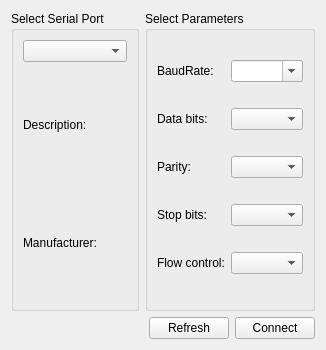
<?xml version="1.0" encoding="UTF-8"?>
<ui version="4.0">
 <class>settings</class>
 <widget class="QWidget" name="settings">
  <property name="geometry">
   <rect>
    <x>0</x>
    <y>0</y>
    <width>326</width>
    <height>350</height>
   </rect>
  </property>
  <property name="windowTitle">
   <string>Settings</string>
  </property>
  <layout class="QGridLayout" name="gridLayout_3">
   <item row="0" column="0">
    <widget class="QGroupBox" name="select_box">
     <property name="title">
      <string>Select Serial Port</string>
     </property>
     <layout class="QGridLayout" name="gridLayout">
      <item row="1" column="0">
       <widget class="QLabel" name="description_label">
        <property name="text">
         <string>Description:</string>
        </property>
       </widget>
      </item>
      <item row="0" column="0">
       <widget class="QComboBox" name="port_list"/>
      </item>
      <item row="2" column="0">
       <widget class="QLabel" name="manufacturer_label">
        <property name="text">
         <string>Manufacturer:</string>
        </property>
       </widget>
      </item>
     </layout>
    </widget>
   </item>
   <item row="0" column="1">
    <widget class="QGroupBox" name="parameter_box">
     <property name="title">
      <string>Select Parameters</string>
     </property>
     <layout class="QGridLayout" name="gridLayout_2">
      <item row="0" column="0">
       <widget class="QLabel" name="baudrate_label">
        <property name="text">
         <string>BaudRate:</string>
        </property>
       </widget>
      </item>
      <item row="0" column="1">
       <widget class="QComboBox" name="baudrate_box">
        <property name="editable">
         <bool>true</bool>
        </property>
        <property name="currentText">
         <string/>
        </property>
       </widget>
      </item>
      <item row="1" column="0">
       <widget class="QLabel" name="databits_label">
        <property name="text">
         <string>Data bits:</string>
        </property>
       </widget>
      </item>
      <item row="1" column="1">
       <widget class="QComboBox" name="databits_box"/>
      </item>
      <item row="2" column="0">
       <widget class="QLabel" name="parity_label">
        <property name="text">
         <string>Parity:</string>
        </property>
       </widget>
      </item>
      <item row="2" column="1">
       <widget class="QComboBox" name="parity_box"/>
      </item>
      <item row="3" column="0">
       <widget class="QLabel" name="stopbits_label">
        <property name="text">
         <string>Stop bits:</string>
        </property>
       </widget>
      </item>
      <item row="3" column="1">
       <widget class="QComboBox" name="stopbits_box"/>
      </item>
      <item row="4" column="0">
       <widget class="QLabel" name="flowcontrol_label">
        <property name="text">
         <string>Flow control:</string>
        </property>
       </widget>
      </item>
      <item row="4" column="1">
       <widget class="QComboBox" name="flowcontrol_box"/>
      </item>
     </layout>
    </widget>
   </item>
   <item row="1" column="0" colspan="2">
    <layout class="QHBoxLayout" name="horizontal_layout">
     <item>
      <spacer name="horizontal_spacer">
       <property name="orientation">
        <enum>Qt::Orientation::Horizontal</enum>
       </property>
       <property name="sizeHint" stdset="0">
        <size>
         <width>96</width>
         <height>20</height>
        </size>
       </property>
      </spacer>
     </item>
     <item>
      <widget class="QPushButton" name="refresh_button">
       <property name="text">
        <string>Refresh</string>
       </property>
      </widget>
     </item>
     <item>
      <widget class="QPushButton" name="connect_button">
       <property name="text">
        <string>Connect</string>
       </property>
      </widget>
     </item>
    </layout>
   </item>
  </layout>
 </widget>
 <resources/>
 <connections/>
</ui>
